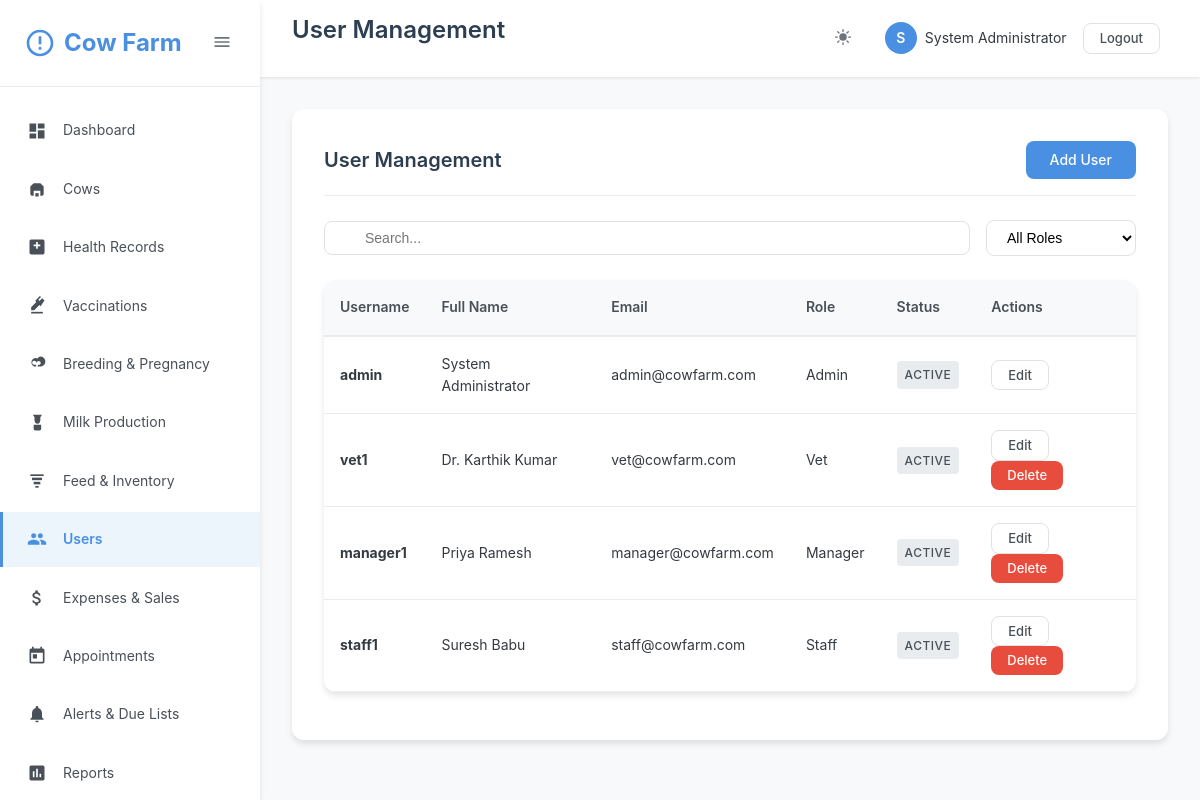
Screenshot of /users/index.php (signed in) with the database file from the repository.
### tables this page shows
CREATE TABLE IF NOT EXISTS users (
    id INT AUTO_INCREMENT PRIMARY KEY,
    username VARCHAR(50) UNIQUE NOT NULL,
    email VARCHAR(100) UNIQUE NOT NULL,
    password VARCHAR(255) NOT NULL,
    full_name VARCHAR(100) NOT NULL,
    role ENUM('admin', 'vet', 'manager', 'staff') DEFAULT 'staff',
    phone VARCHAR(20),
    status ENUM('active', 'inactive') DEFAULT 'active',
    created_at TIMESTAMP DEFAULT CURRENT_TIMESTAMP,
    updated_at TIMESTAMP DEFAULT CURRENT_TIMESTAMP ON UPDATE CURRENT_TIMESTAMP
);

### users/index.php (the view, shortened to what the rows shown need)
<?php
require_once __DIR__ . '/../classes/Auth.php';
require_once __DIR__ . '/../classes/Database.php';
require_once __DIR__ . '/../classes/Helper.php';
$db = new DBHelper();
$page = isset($_GET['page']) ? (int)$_GET['page'] : 1;
$where = ["1=1"];
$params = [];
$whereClause = implode(' AND ', $where);
$query = "SELECT * FROM users WHERE $whereClause ORDER BY created_at DESC";
$result = $db->fetchPaginated($query, $params, $page);
$users = $result['data'];
$pageTitle = 'User Management';
include __DIR__ . '/../includes/header.php';
?>
<div class="content-area">
    <div class="card">
        <div class="card-header">
            <h2 class="card-title">User Management</h2>
        </div>
        <div class="card-body">
            <div class="table-container">
                <table class="table">
                    <thead>
                        <tr>
                            <th>Username</th>
                            <th>Full Name</th>
                            <th>Email</th>
                            <th>Role</th>
                            <th>Status</th>
                            <th>Actions</th>
                        </tr>
                    </thead>
                    <tbody>
                        <?php if (empty($users)): ?>
                            <tr>
                                <td colspan="6" style="text-align: center; padding: 40px; color: #999;">No users found</td>
                            </tr>
                        <?php else: ?>
                            <?php foreach ($users as $user): ?>
                                <tr>
                                    <td><strong><?php echo htmlspecialchars($user['username']); ?></strong></td>
                                    <td><?php echo htmlspecialchars($user['full_name']); ?></td>
                                    <td><?php echo htmlspecialchars($user['email']); ?></td>
                                    <td><?php echo ucfirst($user['role']); ?></td>
                                    <td><?php echo Helper::getStatusBadge($user['status']); ?></td>
                                    <td>
                                        <a href="<?php echo BASE_URL; ?>users/edit.php?id=<?php echo $user['id']; ?>" class="btn btn-sm btn-outline">Edit</a>
                                        <?php if ($user['id'] != $_SESSION['user_id']): ?>
                                            <a href="<?php echo BASE_URL; ?>users/delete.php?id=<?php echo $user['id']; ?>"
                                               class="btn btn-sm btn-danger"
                                               data-confirm="Are you sure?">Delete</a>
                                        <?php endif; ?>
                                    </td>
                                </tr>
                            <?php endforeach; ?>
                        <?php endif; ?>
                    </tbody>
                </table>
            </div>
        </div>
    </div>
</div>
<?php include __DIR__ . '/../includes/footer.php'; ?>

### includes/header.php (shortened to what the rows shown need)
<?php
require_once __DIR__ . '/../classes/Auth.php';
$auth = new Auth();
$currentUser = $auth->getCurrentUser();
?>
<!DOCTYPE html>
<html lang="en">
<head>
    <link rel="stylesheet" href="<?php echo BASE_URL; ?>assets/css/style.css">
    <link rel="stylesheet" href="<?php echo BASE_URL; ?>assets/css/icons.css">
</head>
<body>
    <?php if ($auth->isLoggedIn()): ?>
    <aside class="sidebar" id="sidebar">
        <div class="sidebar-header">
            <div class="sidebar-logo">
                <svg class="sidebar-logo-icon" viewBox="0 0 24 24">
                    <path d="M12 2C6.48 2 2 6.48 2 12s4.48 10 10 10 10-4.48 10-10S17.52 2 12 2zm0 18c-4.41 0-8-3.59-8-8s3.59-8 8-8 8 3.59 8 8-3.59 8-8 8zm-1-13h2v6h-2zm0 8h2v2h-2z"/>
                </svg>
                <span class="sidebar-menu-text">Cow Farm</span>
            </div>
            <button class="sidebar-toggle" id="sidebarToggle">
                <svg width="20" height="20" viewBox="0 0 24 24" fill="currentColor">
                    <path d="M3 18h18v-2H3v2zm0-5h18v-2H3v2zm0-7v2h18V6H3z"/>
                </svg>
            </button>
        </div>
        <nav>
            <ul class="sidebar-menu">
                <li class="sidebar-menu-item">
                    <a href="<?php echo BASE_URL; ?>dashboard.php" class="sidebar-menu-link <?php echo basename($_SERVER['PHP_SELF']) == 'dashboard.php' ? 'active' : ''; ?>">
                        <svg class="sidebar-menu-icon" viewBox="0 0 24 24">
                            <path d="M3 13h8V3H3v10zm0 8h8v-6H3v6zm10 0h8V11h-8v10zm0-18v6h8V3h-8z"/>
                        </svg>
                        <span class="sidebar-menu-text">Dashboard</span>
                    </a>
                </li>
                <li class="sidebar-menu-item">
                    <a href="<?php echo BASE_URL; ?>cows/index.php" class="sidebar-menu-link <?php echo strpos($_SERVER['PHP_SELF'], 'cows') !== false ? 'active' : ''; ?>">
                        <svg class="sidebar-menu-icon" viewBox="0 0 24 24">
                            <path d="M4 9l4-4h8l4 4v9a2 2 0 0 1-2 2h-2v-6H8v6H6a2 2 0 0 1-2-2V9z"/>
                            <path d="M10 21v-4h4v4"/>
                        </svg>
                        <span class="sidebar-menu-text">Cows</span>
                    </a>
                </li>
                <li class="sidebar-menu-item">
                    <a href="<?php echo BASE_URL; ?>health/index.php" class="sidebar-menu-link <?php echo strpos($_SERVER['PHP_SELF'], 'health') !== false ? 'active' : ''; ?>">
                        <svg class="sidebar-menu-icon" viewBox="0 0 24 24">
                            <path d="M19 3H5A2 2 0 0 0 3 5v14a2 2 0 0 0 2 2h14a2 2 0 0 0 2-2V5a2 2 0 0 0-2-2zm-3 8h-3v3h-2v-3H8V9h3V6h2v3h3z"/>
                        </svg>
                        <span class="sidebar-menu-text">Health Records</span>
                    </a>
                </li>
                <li class="sidebar-menu-item">
                    <a href="<?php echo BASE_URL; ?>health/vaccinations.php" class="sidebar-menu-link <?php echo strpos($_SERVER['PHP_SELF'], 'vaccinations') !== false ? 'active' : ''; ?>">
                        <svg class="sidebar-menu-icon" viewBox="0 0 24 24">
                            <path d="M21 5.5l-2.79-2.8-3.22 3.22-1.42-1.42L16.79 1.3 15.5 0 9.79 5.71l1.42 1.42L5 13.36V17h3.64l6.21-6.21 1.42 1.42L21 5.5z"/>
                            <path d="M5 19h14v2H5z"/>
                        </svg>
                        <span class="sidebar-menu-text">Vaccinations</span>
                    </a>
                </li>
                <li class="sidebar-menu-item">
                    <a href="<?php echo BASE_URL; ?>breeding/index.php" class="sidebar-menu-link <?php echo strpos($_SERVER['PHP_SELF'], 'breeding') !== false ? 'active' : ''; ?>">
                        <svg class="sidebar-menu-icon" viewBox="0 0 24 24">
                            <path d="M16.5 3a4.5 4.5 0 0 0-3.89 2.25A4.5 4.5 0 1 0 8.5 15H11v-2H8.5A2.5 2.5 0 1 1 10.7 9l.8 1.39.8-1.39A2.5 2.5 0 1 1 15.5 13H13v2h2.5A4.5 4.5 0 0 0 16.5 3z"/>
                        </svg>
                        <span class="sidebar-menu-text">Breeding & Pregnancy</span>
                    </a>
                </li>
                <li class="sidebar-menu-item">
                    <a href="<?php echo BASE_URL; ?>milk/index.php" class="sidebar-menu-link <?php echo strpos($_SERVER['PHP_SELF'], 'milk') !== false ? 'active' : ''; ?>">
                        <svg class="sidebar-menu-icon" viewBox="0 0 24 24">
                            <path d="M7 2l2 3v3.5C9 11.43 10.57 13 12.5 13S16 11.43 16 8.5V5l2-3H7z"/>
                            <path d="M8 14h9v5a2 2 0 0 1-2 2H10a2 2 0 0 1-2-2v-5z"/>
                        </svg>
                        <span class="sidebar-menu-text">Milk Production</span>
                    </a>
                </li>
                <li class="sidebar-menu-item">
                    <a href="<?php echo BASE_URL; ?>feed/index.php" class="sidebar-menu-link <?php echo strpos($_SERVER['PHP_SELF'], 'feed') !== false ? 'active' : ''; ?>">
                        <svg class="sidebar-menu-icon" viewBox="0 0 24 24">
                            <path d="M4 4h16v2H4z"/>
                            <path d="M6 8h12v3H6z"/>
                            <path d="M8 13h8v3H8z"/>
                            <path d="M10 18h4v2h-4z"/>
                        </svg>
                        <span class="sidebar-menu-text">Feed & Inventory</span>
                    </a>
                </li>
                <?php if ($auth->hasRole([ROLE_ADMIN, ROLE_MANAGER])): ?>
                <li class="sidebar-menu-item">
                    <a href="<?php echo BASE_URL; ?>users/index.php" class="sidebar-menu-link <?php echo strpos($_SERVER['PHP_SELF'], 'users') !== false ? 'active' : ''; ?>">
                        <span class="sidebar-menu-text">Users</span>
                    </a>
                </li>
                <?php endif; ?>
                <li class="sidebar-menu-item">
                    <a href="<?php echo BASE_URL; ?>expenses/index.php" class="sidebar-menu-link <?php echo strpos($_SERVER['PHP_SELF'], 'expenses') !== false ? 'active' : ''; ?>">
                        <span class="sidebar-menu-text">Expenses & Sales</span>
                    </a>
                </li>
                <li class="sidebar-menu-item">
                    <a href="<?php echo BASE_URL; ?>appointments/index.php" class="sidebar-menu-link <?php echo strpos($_SERVER['PHP_SELF'], 'appointments') !== false ? 'active' : ''; ?>">
                        <svg class="sidebar-menu-icon" viewBox="0 0 24 24">
                            <path d="M19 3h-1V1h-2v2H8V1H6v2H5c-1.11 0-1.99.9-1.99 2L3 19c0 1.1.89 2 2 2h14c1.1 0 2-.9 2-2V5c0-1.1-.9-2-2-2zm0 16H5V8h14v11zM7 10h5v5H7z"/>
                        </svg>
                        <span class="sidebar-menu-text">Appointments</span>
                    </a>
                </li>
                <li class="sidebar-menu-item">
                    <a href="<?php echo BASE_URL; ?>alerts/index.php" class="sidebar-menu-link <?php echo strpos($_SERVER['PHP_SELF'], 'alerts') !== false ? 'active' : ''; ?>">
                        <svg class="sidebar-menu-icon" viewBox="0 0 24 24">
                            <path d="M12 22c1.1 0 2-.9 2-2h-4c0 1.1.89 2 2 2zm6-6v-5c0-3.07-1.64-5.64-4.5-6.32V4c0-.83-.67-1.5-1.5-1.5s-1.5.67-1.5 1.5v.68C7.63 5.36 6 7.92 6 11v5l-2 2v1h16v-1l-2-2z"/>
                        </svg>
                        <span class="sidebar-menu-text">Alerts & Due Lists</span>
                    </a>
                </li>
                <li class="sidebar-menu-item">
                    <a href="<?php echo BASE_URL; ?>reports/index.php" class="sidebar-menu-link <?php echo strpos($_SERVER['PHP_SELF'], 'reports') !== false ? 'active' : ''; ?>">
                        <svg class="sidebar-menu-icon" viewBox="0 0 24 24">
                            <path d="M19 3H5c-1.1 0-2 .9-2 2v14c0 1.1.9 2 2 2h14c1.1 0 2-.9 2-2V5c0-1.1-.9-2-2-2zM9 17H7v-7h2v7zm4 0h-2V7h2v10zm4 0h-2v-4h2v4z"/>
                        </svg>
                        <span class="sidebar-menu-text">Reports</span>
                    </a>
                </li>
            </ul>
        </nav>
    </aside>
    <main class="main-content">
        <header class="header-bar">
            <div>
                <h1 class="header-title"><?php echo isset($pageTitle) ? $pageTitle : 'Dashboard'; ?></h1>
            </div>
            <div class="header-actions">
                <button class="header-btn" data-theme-toggle title="Toggle Dark Mode">
                </button>
                <div class="user-menu">
                    <div class="user-avatar"><?php echo strtoupper(substr($currentUser['full_name'], 0, 1)); ?></div>
                    <span><?php echo htmlspecialchars($currentUser['full_name']); ?></span>
                    <div style="margin-left: 8px;">
                        <a href="<?php echo BASE_URL; ?>logout.php" class="btn btn-sm btn-outline">Logout</a>
                    </div>
                </div>
            </div>
        </header>
    <?php endif; ?>

### classes/Helper.php (shortened to what the rows shown need)
<?php
class Helper {
    public static function getStatusBadge($status) {
        $badges = [
            'active' => '<span class="badge badge-success">Active</span>',
            'inactive' => '<span class="badge badge-danger">Inactive</span>',
            'sold' => '<span class="badge badge-warning">Sold</span>',
            'deceased' => '<span class="badge badge-dark">Deceased</span>',
            'pregnant' => '<span class="badge badge-info">Pregnant</span>',
            'not_pregnant' => '<span class="badge badge-secondary">Not Pregnant</span>',
            'scheduled' => '<span class="badge badge-primary">Scheduled</span>',
            'completed' => '<span class="badge badge-success">Completed</span>',
            'cancelled' => '<span class="badge badge-danger">Cancelled</span>',
            'paid' => '<span class="badge badge-success">Paid</span>',
            'pending' => '<span class="badge badge-warning">Pending</span>',
        ];
        return $badges[$status] ?? '<span class="badge badge-secondary">' . ucfirst($status) . '</span>';
    }
}

### rows the page displays
users: full_name "S", full_name "System Administrator", username "admin", email "admin@cowfarm.com", role "Admin", status "ACTIVE"
users: username "vet1", full_name "Dr. Karthik Kumar", email "vet@cowfarm.com", role "Vet", status "ACTIVE"
users: username "manager1", full_name "Priya Ramesh", email "manager@cowfarm.com", role "Manager", status "ACTIVE"
users: username "staff1", full_name "Suresh Babu", email "staff@cowfarm.com", role "Staff", status "ACTIVE"

### other values shown
$pageTitle "User Management"
